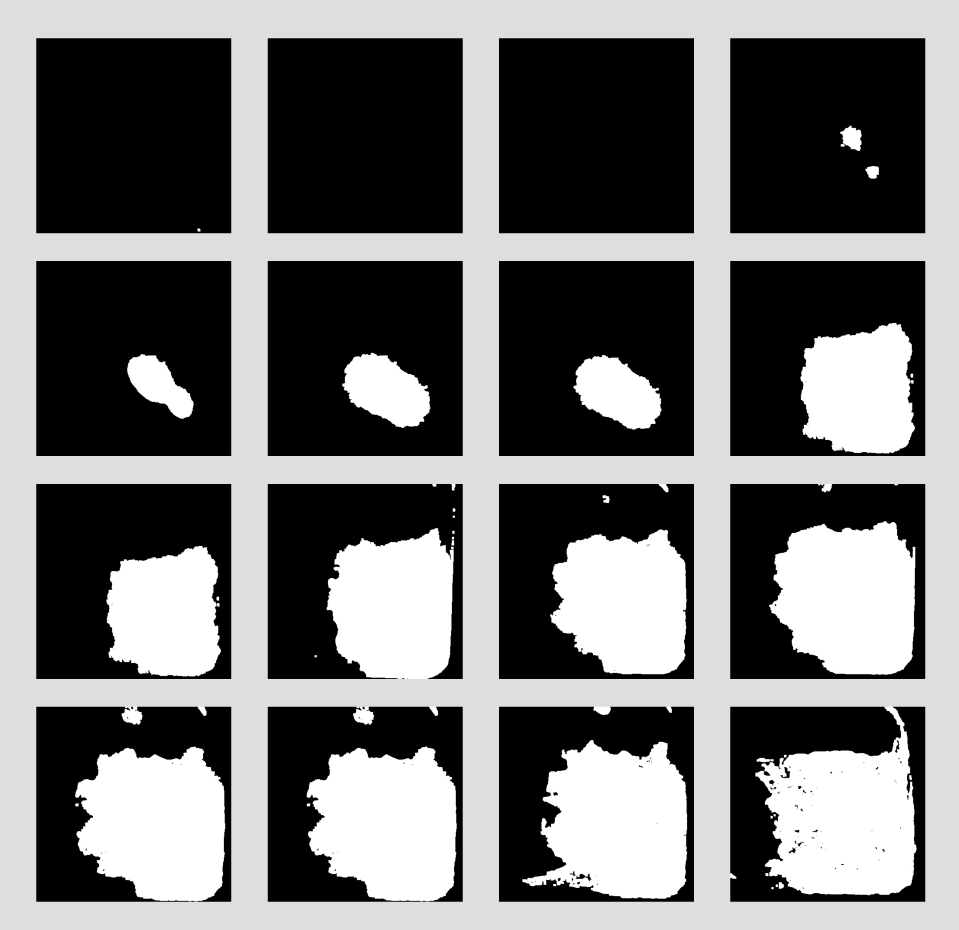
#> input picture Fungi colony detection using image processing/set of image.jpg, 3834 x 3719 px, given in place of 1.jpg, which was not available (shown at 1/4 size)
$ jupyter execute Module1.ipynb
#> lines starting #> are read from the running program, lines starting #| are printed output that depends on the picture; after the words box and inside, x2 and y2 are one past the last pixel; in counts of white or black regions, pixels touching at a corner belong together; pictures that were not available may be replaced by others from this repository, and a replacement may not be noted
[cell 1]
import cv2
import numpy as np
import matplotlib.pyplot as plt

# Initialize a list to store fungus areas
fungus_areas = []
def process_image(filename):
    # Read the image in grayscale
#> called with filename = '1.jpg'
    image = cv2.imread(filename, cv2.IMREAD_GRAYSCALE)
#> image is the input picture: shape (3719, 3834); min 0, max 255, mean 116.4

    # Check if the image was successfully loaded
    if image is None:
        print(f"Error loading image {filename}")
        return None

   #Normalization
    image = cv2.normalize(image, None, alpha=0, beta=255, norm_type=cv2.NORM_MINMAX)

    # crop image
    x, y, w, h = 150, 130, 450, 450
    cropped_image = image[y:y+h, x:x+w]
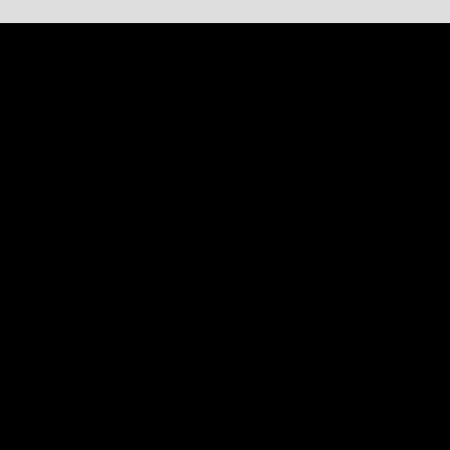
#> cropped_image: shape (450, 450); min 0, max 223, mean 11.4

    # Apply Gaussian blur
    blurred = cv2.GaussianBlur(cropped_image, (5, 5), 0)

    # Apply global thresholding
    ret, thresh1 = cv2.threshold(blurred, 175, 255, cv2.THRESH_BINARY_INV)
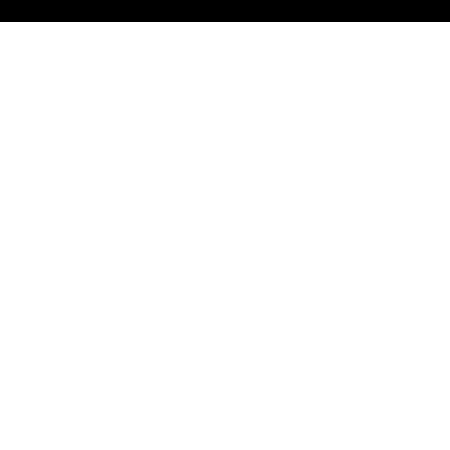
#> thresh1: shape (450, 450); 95.1% white; 1 black region, box (x1, y1, x2, y2) and area: (0, 0, 450, 22) 9900


    # Apply opening to remove small holes
    kernel = np.ones((5, 5), np.uint8)
    opened_image = cv2.morphologyEx(thresh1, cv2.MORPH_OPEN, kernel)

    #cv2.imwrite(filename,opened_image)

    # Calculate pixel count of fungus
    fungus_area = cv2.countNonZero(opened_image)
#> fungus_area = 192600

    return fungus_area

# List of image filenames
filenames = [f"{i}.jpg" for i in range(1, 17)]


# Process each image and calculate the area of fungus
for filename in filenames:
    area = process_image(filename)
#> area = 192600
    fungus_areas.append(area)

# Print the calculated areas
print("Fungus areas:", fungus_areas)

# Plot the growth of fungus over time
days = list(range(1, 17))
#> days = [1, 2, 3, 4, 5, 6, 7, 8, 9, 10, 11, 12, 13, 14, 15, 16]

plt.figure(figsize=(10, 6))
plt.plot(days, fungus_areas, marker='o', linestyle='-', color='b')
plt.title('Fungus Growth Over Time')
plt.xlabel('Days')
plt.ylabel('Fungus Area (in pixels)')
plt.grid(True)
plt.show()
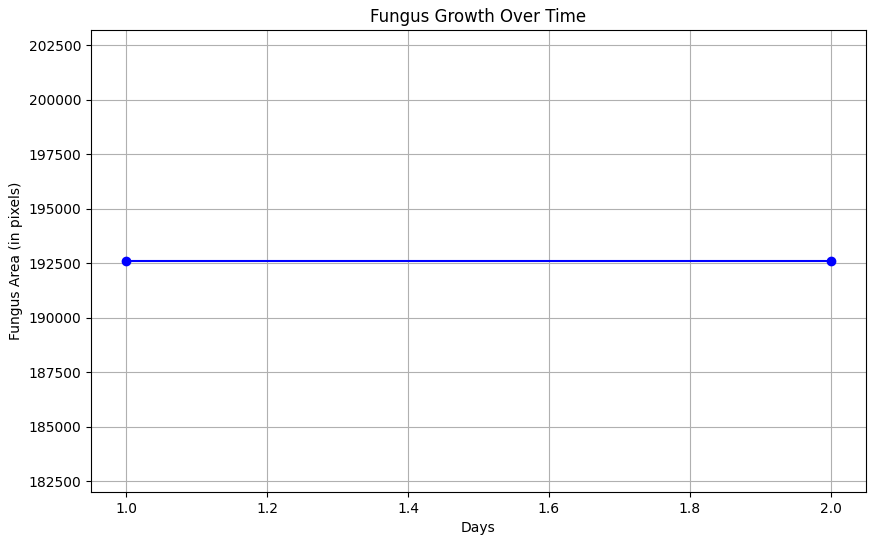
#> figure drawn by matplotlib, 1 panel
